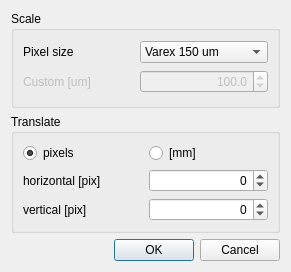
<?xml version="1.0" encoding="UTF-8"?>
<ui version="4.0">
 <class>Dialog</class>
 <widget class="QDialog" name="Dialog">
  <property name="geometry">
   <rect>
    <x>0</x>
    <y>0</y>
    <width>291</width>
    <height>272</height>
   </rect>
  </property>
  <property name="windowTitle">
   <string>Dialog</string>
  </property>
  <layout class="QVBoxLayout" name="verticalLayout">
   <item>
    <widget class="QGroupBox" name="groupBox">
     <property name="title">
      <string>Scale</string>
     </property>
     <layout class="QGridLayout" name="gridLayout">
      <item row="1" column="2">
       <widget class="QDoubleSpinBox" name="doubleSpinBox">
        <property name="enabled">
         <bool>false</bool>
        </property>
        <property name="alignment">
         <set>Qt::AlignRight|Qt::AlignTrailing|Qt::AlignVCenter</set>
        </property>
        <property name="decimals">
         <number>1</number>
        </property>
        <property name="minimum">
         <double>0.100000000000000</double>
        </property>
        <property name="maximum">
         <double>1000.000000000000000</double>
        </property>
        <property name="singleStep">
         <double>10.000000000000000</double>
        </property>
        <property name="value">
         <double>100.000000000000000</double>
        </property>
       </widget>
      </item>
      <item row="0" column="2">
       <widget class="QComboBox" name="comboBox">
        <property name="sizePolicy">
         <sizepolicy hsizetype="Expanding" vsizetype="Fixed">
          <horstretch>0</horstretch>
          <verstretch>0</verstretch>
         </sizepolicy>
        </property>
        <property name="minimumSize">
         <size>
          <width>100</width>
          <height>0</height>
         </size>
        </property>
        <property name="currentText">
         <string>Varex 150 um</string>
        </property>
        <item>
         <property name="text">
          <string>Varex 150 um</string>
         </property>
        </item>
        <item>
         <property name="text">
          <string>Pilatus 172 um</string>
         </property>
        </item>
        <item>
         <property name="text">
          <string>Eiger 75 um</string>
         </property>
        </item>
        <item>
         <property name="text">
          <string>Lambda 55 um</string>
         </property>
        </item>
        <item>
         <property name="text">
          <string>PCO 10X 0.65 um</string>
         </property>
        </item>
        <item>
         <property name="text">
          <string>PCO 5X 1.3 um</string>
         </property>
        </item>
        <item>
         <property name="text">
          <string>Custom</string>
         </property>
        </item>
       </widget>
      </item>
      <item row="1" column="0" colspan="2">
       <widget class="QLabel" name="label_2">
        <property name="enabled">
         <bool>false</bool>
        </property>
        <property name="text">
         <string>Custom [um]</string>
        </property>
       </widget>
      </item>
      <item row="0" column="0">
       <widget class="QLabel" name="label">
        <property name="sizePolicy">
         <sizepolicy hsizetype="Expanding" vsizetype="Preferred">
          <horstretch>0</horstretch>
          <verstretch>0</verstretch>
         </sizepolicy>
        </property>
        <property name="text">
         <string>Pixel size</string>
        </property>
       </widget>
      </item>
     </layout>
    </widget>
   </item>
   <item>
    <widget class="QGroupBox" name="groupBox_2">
     <property name="title">
      <string>Translate</string>
     </property>
     <layout class="QGridLayout" name="gridLayout_2">
      <item row="0" column="0">
       <widget class="QRadioButton" name="radioButton">
        <property name="text">
         <string>pixels</string>
        </property>
        <property name="checked">
         <bool>true</bool>
        </property>
       </widget>
      </item>
      <item row="0" column="1">
       <widget class="QRadioButton" name="radioButton_2">
        <property name="text">
         <string>[mm]</string>
        </property>
       </widget>
      </item>
      <item row="3" column="0">
       <widget class="QLabel" name="label_4">
        <property name="sizePolicy">
         <sizepolicy hsizetype="Expanding" vsizetype="Preferred">
          <horstretch>0</horstretch>
          <verstretch>0</verstretch>
         </sizepolicy>
        </property>
        <property name="text">
         <string>vertical [pix]</string>
        </property>
       </widget>
      </item>
      <item row="2" column="0">
       <widget class="QLabel" name="label_3">
        <property name="sizePolicy">
         <sizepolicy hsizetype="Expanding" vsizetype="Preferred">
          <horstretch>0</horstretch>
          <verstretch>0</verstretch>
         </sizepolicy>
        </property>
        <property name="text">
         <string>horizontal [pix]</string>
        </property>
       </widget>
      </item>
      <item row="3" column="1">
       <widget class="QSpinBox" name="spinBox_2">
        <property name="alignment">
         <set>Qt::AlignRight|Qt::AlignTrailing|Qt::AlignVCenter</set>
        </property>
        <property name="minimum">
         <number>-10000</number>
        </property>
        <property name="maximum">
         <number>10000</number>
        </property>
        <property name="singleStep">
         <number>100</number>
        </property>
       </widget>
      </item>
      <item row="2" column="1">
       <widget class="QSpinBox" name="spinBox">
        <property name="sizePolicy">
         <sizepolicy hsizetype="Expanding" vsizetype="Fixed">
          <horstretch>0</horstretch>
          <verstretch>0</verstretch>
         </sizepolicy>
        </property>
        <property name="alignment">
         <set>Qt::AlignRight|Qt::AlignTrailing|Qt::AlignVCenter</set>
        </property>
        <property name="minimum">
         <number>-10000</number>
        </property>
        <property name="maximum">
         <number>10000</number>
        </property>
        <property name="singleStep">
         <number>100</number>
        </property>
       </widget>
      </item>
     </layout>
    </widget>
   </item>
   <item>
    <widget class="QDialogButtonBox" name="buttonBox">
     <property name="orientation">
      <enum>Qt::Horizontal</enum>
     </property>
     <property name="standardButtons">
      <set>QDialogButtonBox::Cancel|QDialogButtonBox::Ok</set>
     </property>
    </widget>
   </item>
  </layout>
 </widget>
 <resources/>
 <connections>
  <connection>
   <sender>buttonBox</sender>
   <signal>accepted()</signal>
   <receiver>Dialog</receiver>
   <slot>accept()</slot>
   <hints>
    <hint type="sourcelabel">
     <x>248</x>
     <y>254</y>
    </hint>
    <hint type="destinationlabel">
     <x>157</x>
     <y>274</y>
    </hint>
   </hints>
  </connection>
  <connection>
   <sender>buttonBox</sender>
   <signal>rejected()</signal>
   <receiver>Dialog</receiver>
   <slot>reject()</slot>
   <hints>
    <hint type="sourcelabel">
     <x>316</x>
     <y>260</y>
    </hint>
    <hint type="destinationlabel">
     <x>286</x>
     <y>274</y>
    </hint>
   </hints>
  </connection>
 </connections>
</ui>
